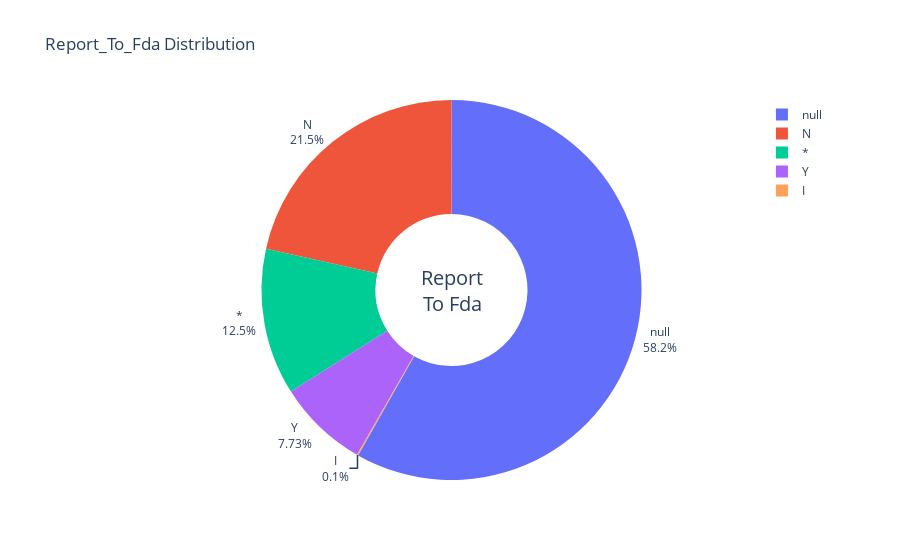

This figure's notebook cell:
### Markdown cell above
## report_to_fda  전처리

### Code cell
col = 'report_to_fda'

eda_proportion(my_lf, col)

### Figure 1 — Plotly figure (JSON) as saved in the notebook; plotly's stock layout.template omitted (floating-point values rounded to 4 significant figures)
{"data": [{"hole": 0.4, "hoverinfo": "label+percent", "labels": [null, "N", "*", "Y", "I"], "textinfo": "label+percent", "textposition": "outside", "type": "pie", "values": [7938215, 2935028, 1700694, 1054990, 13709]}], "layout": {"annotations": [{"font": {"size": 20}, "showarrow": false, "text": "Report<br>To Fda", "x": 0.5, "y": 0.5}], "title": {"text": "Report_To_Fda Distribution"}}}
